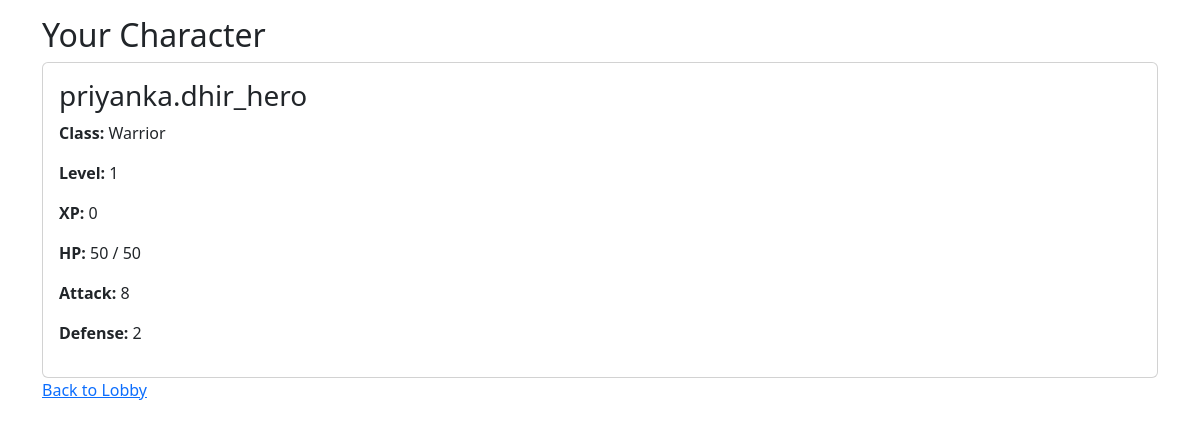
/character (signed in), run on an earlier commit of the app's database.
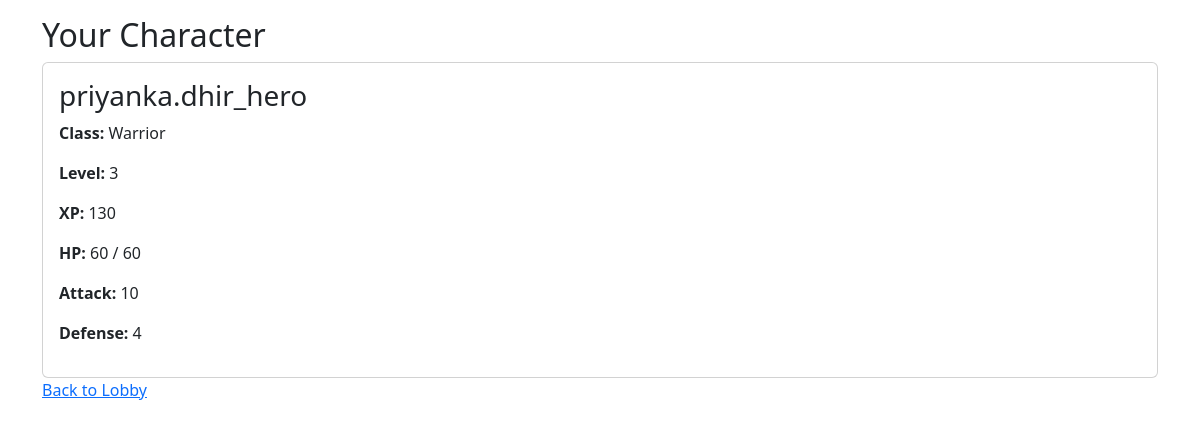
And on a later commit of the database.
### app/models.py (models this page shows)
class PlayerCharacter(db.Model):
    id = db.Column(db.Integer, primary_key=True)
    name = db.Column(db.String(80), nullable=False)
    template = db.Column(db.String(50), nullable=False)
    level = db.Column(db.Integer, default=1)
    xp = db.Column(db.Integer, default=0)
    max_hp = db.Column(db.Integer, nullable=False)
    current_hp = db.Column(db.Integer, nullable=False)
    attack = db.Column(db.Integer, nullable=False)
    defense = db.Column(db.Integer, nullable=False)
    owner_id = db.Column(db.Integer, db.ForeignKey('user.id'), nullable=False)

### app/game_routes.py (the view)
@game_bp.route("/character")
@login_required
def character():
    pc = PlayerCharacterModel.query.filter_by(owner_id=current_user.id).first()
    return render_template("character.html", pc=pc)

### app/models.py (called while the page is built)
@login_manager.user_loader
def load_user(user_id):
    return User.query.get(int(user_id))

### app/templates/character.html
{% extends "base.html" %}
{% block content %}
<h2>Your Character</h2>
<div class="card p-3">
    <h3>{{ pc.name }}</h3>
    <p><strong>Class:</strong> {{ pc.template }}</p>
    <p><strong>Level:</strong> {{ pc.level }}</p>
    <p><strong>XP:</strong> {{ pc.xp }}</p>
    <p><strong>HP:</strong> {{ pc.current_hp }} / {{ pc.max_hp }}</p>
    <p><strong>Attack:</strong> {{ pc.attack }}</p>
    <p><strong>Defense:</strong> {{ pc.defense }}</p>
</div>
<p><a href="/lobby">Back to Lobby</a></p>
{% endblock %}

What changed in the data, as far as the page shows it:
changed PlayerCharacter "priyanka.dhir_hero": level "1" → "3"; xp "0" → "130"; current_hp "50" → "60"; max_hp "50" → "60"; attack "8" → "10"; defense "2" → "4"
